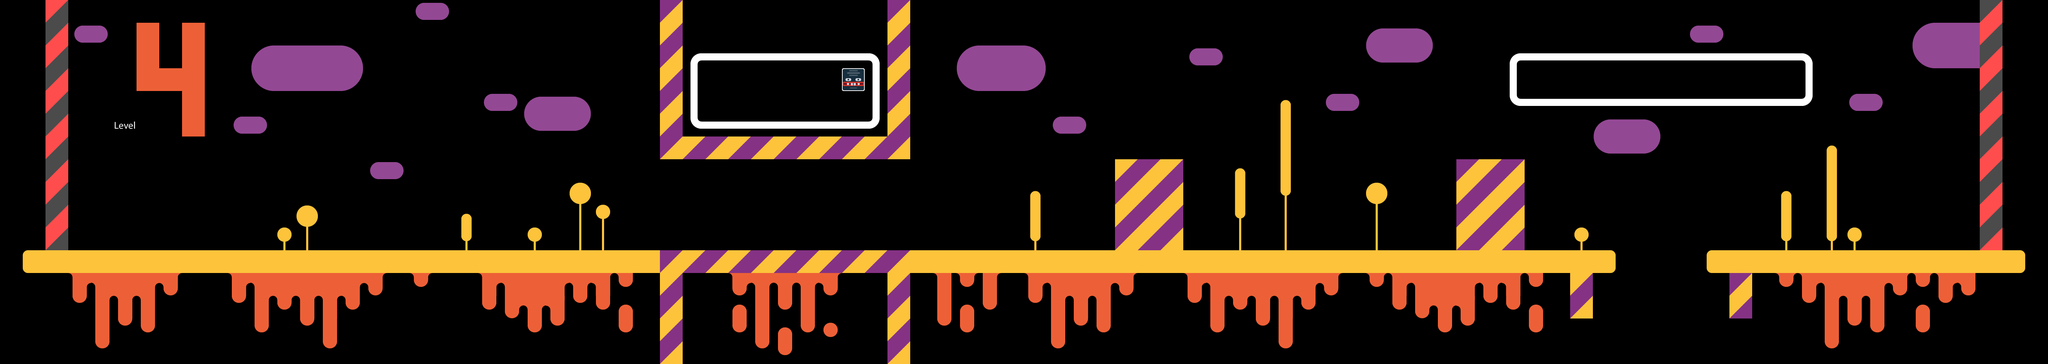

A 2D game scene composited from a Tiled map and its tileset images. What follows is a short description and the map's XML, with each tile layer's data collapsed to a summary:
An orthogonal 90x16 tile map with 64x64 px tiles, 2 tile layers (Floor_ui, Coins) and 13 objects.

<map version="1.1" tiledversion="2018.08.22" orientation="orthogonal" renderorder="right-down" width="90" height="16" tilewidth="64" tileheight="64" infinite="0" nextlayerid="6" nextobjectid="125">
 <tileset firstgid="1" source="Tiles.tsx" />
 <layer id="1" name="Floor_ui" width="90" height="16">
  <data>[1440 cells, 467 non-empty, 59 distinct tile ids]</data>
 </layer>
 <layer id="2" name="Coins" width="90" height="16">
  <data>[1440 cells, 9 non-empty, 2 distinct tile ids]</data>
 </layer>
 <objectgroup id="3" name="Coins_Object">
  <object id="51" x="2752" y="576" width="64" height="64" />
  <object id="52" x="3200" y="320" width="64" height="64" />
  <object id="56" x="4160" y="320" width="64" height="64" />
  <object id="57" x="4864" y="576" width="64" height="64" />
  <object id="60" x="3712" y="512" width="64" height="64" />
  <object id="69" x="5312" y="576" width="64" height="64" />
  <object id="70" x="5440" y="576" width="64" height="64" />
  <object id="71" x="5440" y="448" width="64" height="64" />
 </objectgroup>
 <objectgroup id="4" name="Enemy_Object">
  <object id="121" x="2304" y="512" width="64" height="64">
   <properties>
    <property name="isDynamic" type="bool" value="true" />
    <property name="isVertical" type="bool" value="true" />
   </properties>
  </object>
  <object id="122" x="2048" y="512" width="64" height="64">
   <properties>
    <property name="isDynamic" type="bool" value="true" />
    <property name="isVertical" type="bool" value="true" />
   </properties>
  </object>
  <object id="123" x="3712" y="640" width="64" height="64">
   <properties>
    <property name="isDynamic" type="bool" value="true" />
    <property name="isVertical" type="bool" value="false" />
   </properties>
  </object>
 </objectgroup>
 <objectgroup id="5" name="Text_Object">
  <object id="67" x="1969" y="64" width="474" height="128">
   <properties>
    <property name="text">This is your enemy,
you can not kill them !</property>
   </properties>
   <text fontfamily="Roboto" pixelsize="48" wrap="1" color="#ffffff">This is your enemy,
you can not kill them !</text>
  </object>
  <object id="68" x="4288" y="128" width="768" height="64">
   <properties>
    <property name="text" value="I think you have learned the basics" />
   </properties>
   <text fontfamily="Roboto" pixelsize="48" wrap="1" color="#ffffff">I think you have learned the basics</text>
  </object>
 </objectgroup>
</map>